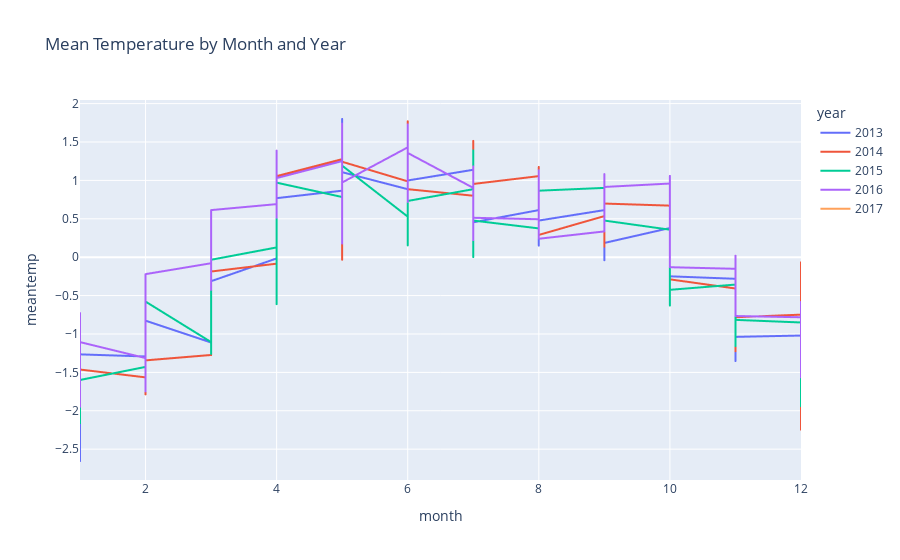

Notebook source saved alongside this figure:
### Code cell
fig = px.line(df_scaled, x = 'month', y = 'meantemp', color = 'year', title = 'Mean Temperature by Month and Year')
fig.show()

### Figure 1 — Plotly figure (JSON) as saved in the notebook; plotly's stock layout.template omitted (floating-point values rounded to 4 significant figures; data arrays with more than 128 entries replaced by an {"elided": "..."} marker saying what was removed)
{"data": [{"hovertemplate": "year=2013<br>month=%{x}<br>meantemp=%{y}<extra></extra>", "legendgroup": "2013", "line": {"color": "#636efa", "dash": "solid"}, "marker": {"symbol": "circle"}, "mode": "lines", "name": "2013", "showlegend": true, "type": "scattergl", "x": {"elided": "365 int values"}, "xaxis": "x", "y": {"elided": "365 float values"}, "yaxis": "y"}, {"hovertemplate": "year=2014<br>month=%{x}<br>meantemp=%{y}<extra></extra>", "legendgroup": "2014", "line": {"color": "#EF553B", "dash": "solid"}, "marker": {"symbol": "circle"}, "mode": "lines", "name": "2014", "showlegend": true, "type": "scattergl", "x": {"elided": "365 int values"}, "xaxis": "x", "y": {"elided": "365 float values"}, "yaxis": "y"}, {"hovertemplate": "year=2015<br>month=%{x}<br>meantemp=%{y}<extra></extra>", "legendgroup": "2015", "line": {"color": "#00cc96", "dash": "solid"}, "marker": {"symbol": "circle"}, "mode": "lines", "name": "2015", "showlegend": true, "type": "scattergl", "x": {"elided": "365 int values"}, "xaxis": "x", "y": {"elided": "365 float values"}, "yaxis": "y"}, {"hovertemplate": "year=2016<br>month=%{x}<br>meantemp=%{y}<extra></extra>", "legendgroup": "2016", "line": {"color": "#ab63fa", "dash": "solid"}, "marker": {"symbol": "circle"}, "mode": "lines", "name": "2016", "showlegend": true, "type": "scattergl", "x": {"elided": "366 int values"}, "xaxis": "x", "y": {"elided": "366 float values"}, "yaxis": "y"}, {"hovertemplate": "year=2017<br>month=%{x}<br>meantemp=%{y}<extra></extra>", "legendgroup": "2017", "line": {"color": "#FFA15A", "dash": "solid"}, "marker": {"symbol": "circle"}, "mode": "lines", "name": "2017", "showlegend": true, "type": "scattergl", "x": [1], "xaxis": "x", "y": [-2.11], "yaxis": "y"}], "layout": {"legend": {"title": {"text": "year"}, "tracegroupgap": 0}, "title": {"text": "Mean Temperature by Month and Year"}, "xaxis": {"anchor": "y", "domain": [0, 1], "title": {"text": "month"}}, "yaxis": {"anchor": "x", "domain": [0, 1], "title": {"text": "meantemp"}}}}
